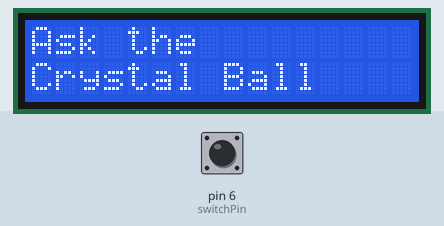
This program was run on a simulated Arduino Uno, built with avr-gcc and run on an emulated ATmega328P. Shown: 16×2 character LCD. The inputs (shaded band) are chosen by the test bench; at power-on: pin 6 (switchPin) LOW. Random numbers use the default seed unless the program sets one.

Above: at 1.2 s.
1.3 s: pin 6 (switchPin) pulled HIGH for 0.15 s
At 1.8 s:
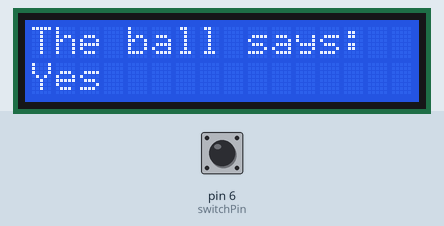
Timing chart, 0 to 4.3 s (numbered marks = the images above; inputs shaded):
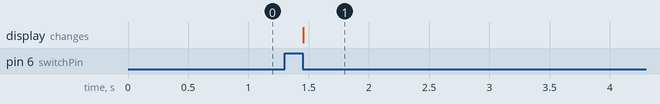

Measured:
- after the input at 1.3 s, the display: changes after 0.16 s (image 1)

The program:

main.cpp
```cpp
#include <Arduino.h>
#include <LiquidCrystal.h>

// define the LCD object with pins
LiquidCrystal lcd(12, 11, 5, 4, 3, 2);

const int switchPin = 6;

int switchState = 0;
int prevSwitchState = 0;
int reply;

void setup()
{
  // configure the LCD
  lcd.begin(16, 2);
  pinMode(switchPin, INPUT);
  lcd.print("Ask the");
  lcd.setCursor(0, 1);
  lcd.print("Crystal Ball");
}

void loop()
{
  // read the switch
  switchState = digitalRead(switchPin);
  if (switchState != prevSwitchState && switchState == LOW)
  {
    // generate a random number
    randomSeed(analogRead(0));
    reply = random(8);

    // print the reply
    lcd.clear();
    lcd.setCursor(0, 0);
    lcd.print("The ball says:");
    lcd.setCursor(0, 1);
    switch (reply)
    {
    case 0:
      lcd.print("Yes");
      break;
    case 1:
      lcd.print("No");
      break;
    case 2:
      lcd.print("Ask again");
      break;
    case 3:
      lcd.print("Maybe");
      break;
    case 4:
      lcd.print("Not sure");
      break;
    case 5:
      lcd.print("Doubtful");
      break;
    case 6:
      lcd.print("No way");
      break;
    case 7:
      lcd.print("Go for it");
      break;
    }
  }

  // save the switch state
  prevSwitchState = switchState;
}
```
